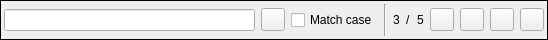
<?xml version="1.0" encoding="UTF-8"?>
<ui version="4.0">
 <class>SearchBar</class>
 <widget class="QFrame" name="SearchBar">
  <property name="geometry">
   <rect>
    <x>0</x>
    <y>0</y>
    <width>548</width>
    <height>40</height>
   </rect>
  </property>
  <property name="windowTitle">
   <string notr="true">SearchBar</string>
  </property>
  <property name="frameShape">
   <enum>QFrame::Box</enum>
  </property>
  <layout class="QHBoxLayout" name="horizontalLayout">
   <property name="leftMargin">
    <number>3</number>
   </property>
   <property name="topMargin">
    <number>3</number>
   </property>
   <property name="rightMargin">
    <number>3</number>
   </property>
   <property name="bottomMargin">
    <number>3</number>
   </property>
   <item>
    <widget class="QLineEdit" name="searchLineEdit">
     <property name="minimumSize">
      <size>
       <width>200</width>
       <height>0</height>
      </size>
     </property>
    </widget>
   </item>
   <item>
    <widget class="QToolButton" name="searchButton">
     <property name="toolTip">
      <string>Start search</string>
     </property>
     <property name="text">
      <string/>
     </property>
     <property name="icon">
      <iconset resource="../resources.qrc">
       <normaloff>:/resources/icons/actions/edit-find.png</normaloff>:/resources/icons/actions/edit-find.png</iconset>
     </property>
    </widget>
   </item>
   <item>
    <widget class="QCheckBox" name="checkBox">
     <property name="text">
      <string>Match case</string>
     </property>
    </widget>
   </item>
   <item>
    <widget class="Line" name="line">
     <property name="orientation">
      <enum>Qt::Vertical</enum>
     </property>
    </widget>
   </item>
   <item>
    <widget class="QLabel" name="resultLabel">
     <property name="text">
      <string notr="true">3</string>
     </property>
    </widget>
   </item>
   <item>
    <widget class="QLabel" name="resultSeparatorLabel">
     <property name="text">
      <string>/</string>
     </property>
    </widget>
   </item>
   <item>
    <widget class="QLabel" name="resultCountLabel">
     <property name="text">
      <string notr="true">5</string>
     </property>
    </widget>
   </item>
   <item>
    <widget class="QToolButton" name="nextResultButton">
     <property name="toolTip">
      <string>Go to next result</string>
     </property>
     <property name="text">
      <string/>
     </property>
     <property name="icon">
      <iconset resource="../resources.qrc">
       <normaloff>:/resources/icons/actions/go-down.png</normaloff>:/resources/icons/actions/go-down.png</iconset>
     </property>
    </widget>
   </item>
   <item>
    <widget class="QToolButton" name="previousResultButton">
     <property name="toolTip">
      <string>Go to previous result</string>
     </property>
     <property name="text">
      <string/>
     </property>
     <property name="icon">
      <iconset resource="../resources.qrc">
       <normaloff>:/resources/icons/actions/go-up.png</normaloff>:/resources/icons/actions/go-up.png</iconset>
     </property>
    </widget>
   </item>
   <item>
    <widget class="QToolButton" name="firstResultButton">
     <property name="toolTip">
      <string>Go to first result</string>
     </property>
     <property name="text">
      <string/>
     </property>
     <property name="icon">
      <iconset resource="../resources.qrc">
       <normaloff>:/resources/icons/actions/go-top.png</normaloff>:/resources/icons/actions/go-top.png</iconset>
     </property>
    </widget>
   </item>
   <item>
    <widget class="QToolButton" name="lastResultButton">
     <property name="toolTip">
      <string>Go to last result</string>
     </property>
     <property name="text">
      <string/>
     </property>
     <property name="icon">
      <iconset resource="../resources.qrc">
       <normaloff>:/resources/icons/actions/go-bottom.png</normaloff>:/resources/icons/actions/go-bottom.png</iconset>
     </property>
    </widget>
   </item>
  </layout>
 </widget>
 <resources>
  <include location="../resources.qrc"/>
 </resources>
 <connections/>
</ui>
